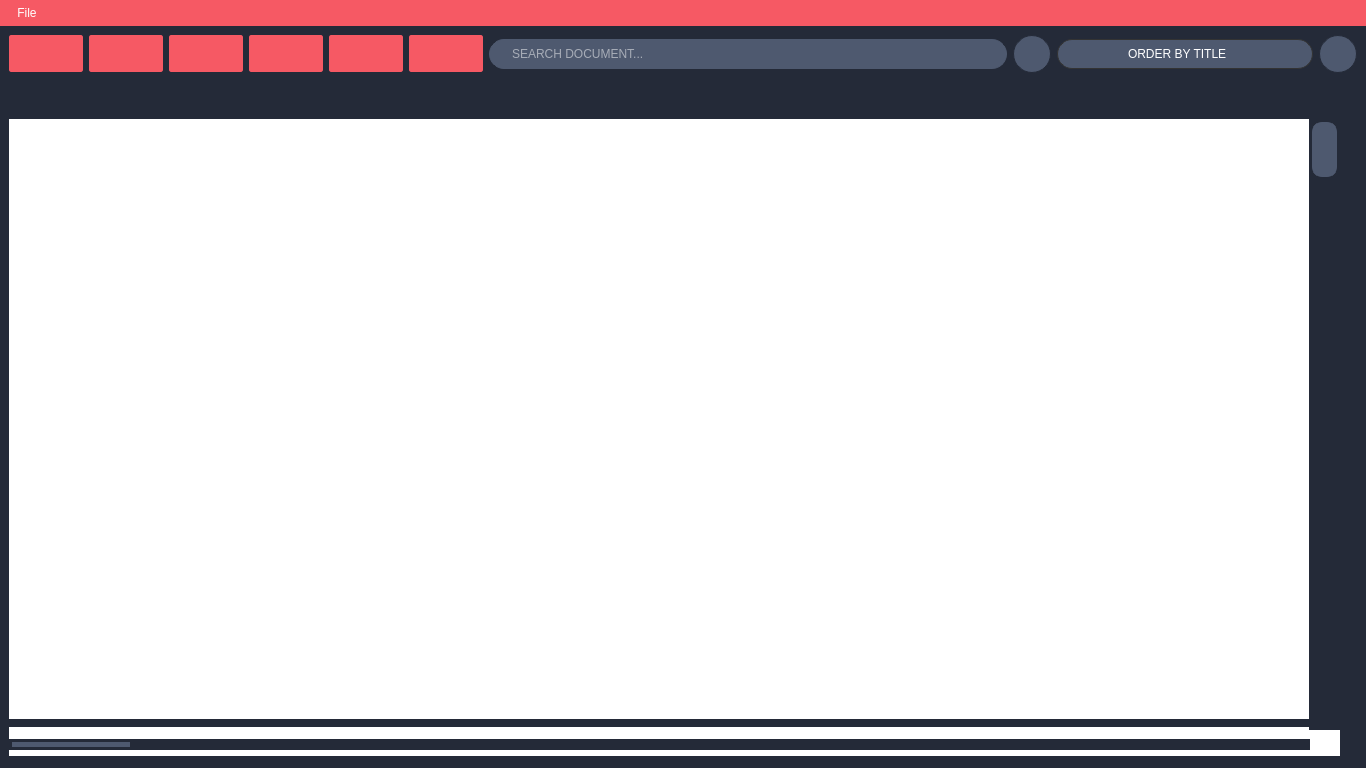
<?xml version="1.0" encoding="UTF-8"?>
<ui version="4.0">
 <class>DocsBrowser</class>
 <widget class="QMainWindow" name="MainWindow">
  <property name="geometry">
   <rect>
    <x>0</x>
    <y>0</y>
    <width>1366</width>
    <height>768</height>
   </rect>
  </property>
  <property name="windowTitle">
   <string>DocsBrowser</string>
  </property>
  <property name="styleSheet">
   <string notr="true">background : #242a38;</string>
  </property>
  <property name="toolButtonStyle">
   <enum>Qt::ToolButtonIconOnly</enum>
  </property>
  <property name="tabShape">
   <enum>QTabWidget::Rounded</enum>
  </property>
  <widget class="QWidget" name="centralwidget">
   <layout class="QGridLayout" name="gridLayout">
    <item row="1" column="0">
     <widget class="QPushButton" name="btn_home">
      <property name="maximumSize">
       <size>
        <width>74</width>
        <height>37</height>
       </size>
      </property>
      <property name="baseSize">
       <size>
        <width>0</width>
        <height>0</height>
       </size>
      </property>
      <property name="styleSheet">
       <string notr="true">QPushButton {
background: #f65964;
border: 1px solid #f65964;
border-radius: 2px;
/*margin-left: 50px;
margin-right: 50px;*/
padding-top: 5px;
padding-bottom: 5px;
}

QPushButton:hover {
/*background: qradialgradient(
cx: 0.3, cy: -0.4, fx: 0.3, fy: -0.4,
radius: 0.7, stop: 0 #000, stop: 1 #f65964
);*/
background: qradialgradient(cx:0.3, cy:0.5, radius: 5.5,
              fx:0.5, fy:0.5, stop:0 #f65964, stop:1 white);
}

QPushButton:pressed {
border-style: inset;
/*background: qradialgradient(
cx: 0.4, cy: -0.1, fx: 0.4, fy: -0.1,
radius: 0.7, stop: 0 #f65964, stop: 1 #000
);*/
background: qradialgradient(cx:0.7, cy:0.5, radius: 5.5,
              fx:0.5, fy:0.5, stop:0 #f65964, stop:1 #242a38);
}</string>
      </property>
      <property name="text">
       <string/>
      </property>
      <property name="icon">
       <iconset resource="../resources/res.qrc">
        <normaloff>:/res/home.png</normaloff>:/res/home.png</iconset>
      </property>
      <property name="iconSize">
       <size>
        <width>29</width>
        <height>27</height>
       </size>
      </property>
     </widget>
    </item>
    <item row="1" column="4">
     <widget class="QPushButton" name="btn_forward">
      <property name="maximumSize">
       <size>
        <width>74</width>
        <height>37</height>
       </size>
      </property>
      <property name="styleSheet">
       <string notr="true">QPushButton {
background: #f65964;
border: 1px solid #f65964;
border-radius: 2px;
/*margin-left: 50px;
margin-right: 50px;*/
padding-top: 5px;
padding-left: 5px;
padding-bottom: 5px;
}

QPushButton:hover {
/*background: qradialgradient(
cx: 0.3, cy: -0.4, fx: 0.3, fy: -0.4,
radius: 0.7, stop: 0 #000, stop: 1 #f65964
);*/
background: qradialgradient(cx:0.3, cy:0.5, radius: 5.5,
              fx:0.5, fy:0.5, stop:0 #f65964, stop:1 white);
}

QPushButton:pressed {
border-style: inset;
/*background: qradialgradient(
cx: 0.4, cy: -0.1, fx: 0.4, fy: -0.1,
radius: 0.7, stop: 0 #f65964, stop: 1 #000
);*/
background: qradialgradient(cx:0.7, cy:0.5, radius: 5.5,
              fx:0.5, fy:0.5, stop:0 #f65964, stop:1 #242a38);
}</string>
      </property>
      <property name="text">
       <string/>
      </property>
      <property name="icon">
       <iconset resource="../resources/res.qrc">
        <normaloff>:/res/forward.png</normaloff>:/res/forward.png</iconset>
      </property>
      <property name="iconSize">
       <size>
        <width>26</width>
        <height>29</height>
       </size>
      </property>
     </widget>
    </item>
    <item row="1" column="2">
     <widget class="QPushButton" name="btn_new_file">
      <property name="maximumSize">
       <size>
        <width>74</width>
        <height>37</height>
       </size>
      </property>
      <property name="styleSheet">
       <string notr="true">QPushButton {
background: #f65964;
border: 1px solid #f65964;
border-radius: 2px;
/*margin-left: 50px;
margin-right: 50px;*/
padding-top: 5px;
padding-bottom: 5px;
}

QPushButton:hover {
/*background: qradialgradient(
cx: 0.3, cy: -0.4, fx: 0.3, fy: -0.4,
radius: 0.7, stop: 0 #000, stop: 1 #f65964
);*/
background: qradialgradient(cx:0.3, cy:0.5, radius: 5.5,
              fx:0.5, fy:0.5, stop:0 #f65964, stop:1 white);
}

QPushButton:pressed {
border-style: inset;
/*background: qradialgradient(
cx: 0.4, cy: -0.1, fx: 0.4, fy: -0.1,
radius: 0.7, stop: 0 #f65964, stop: 1 #000
);*/
background: qradialgradient(cx:0.7, cy:0.5, radius: 5.5,
              fx:0.5, fy:0.5, stop:0 #f65964, stop:1 #242a38);
}</string>
      </property>
      <property name="text">
       <string/>
      </property>
      <property name="icon">
       <iconset resource="../resources/res.qrc">
        <normaloff>:/res/newFile.png</normaloff>:/res/newFile.png</iconset>
      </property>
      <property name="iconSize">
       <size>
        <width>25</width>
        <height>31</height>
       </size>
      </property>
     </widget>
    </item>
    <item row="1" column="6" colspan="2">
     <widget class="QLineEdit" name="lineEdit">
      <property name="maximumSize">
       <size>
        <width>16777215</width>
        <height>30</height>
       </size>
      </property>
      <property name="styleSheet">
       <string notr="true">background: #4e596f;
border: 1px solid #4e596f;
border-radius: 15px;
padding-left: 20px;
/*margin: 0 0 20 0px;*/
color: white;
font: &quot;Segoe UI Emoji&quot;;
selection-background-color: #f76163;</string>
      </property>
      <property name="text">
       <string/>
      </property>
      <property name="placeholderText">
       <string>SEARCH DOCUMENT...</string>
      </property>
     </widget>
    </item>
    <item row="1" column="3">
     <widget class="QPushButton" name="btn_back">
      <property name="maximumSize">
       <size>
        <width>74</width>
        <height>37</height>
       </size>
      </property>
      <property name="styleSheet">
       <string notr="true">QPushButton {
background: #f65964;
border: 1px solid #f65964;
border-radius: 2px;
/*margin-left: 50px;
margin-right: 50px;*/
padding-top: 5px;
padding-right: 5px;
padding-bottom: 5px;
}

QPushButton:hover {
/*background: qradialgradient(
cx: 0.3, cy: -0.4, fx: 0.3, fy: -0.4,
radius: 0.7, stop: 0 #000, stop: 1 #f65964
);*/
background: qradialgradient(cx:0.3, cy:0.5, radius: 5.5,
              fx:0.5, fy:0.5, stop:0 #f65964, stop:1 white);
}

QPushButton:pressed {
border-style: inset;
/*background: qradialgradient(
cx: 0.4, cy: -0.1, fx: 0.4, fy: -0.1,
radius: 0.7, stop: 0 #f65964, stop: 1 #000
);*/
background: qradialgradient(cx:0.7, cy:0.5, radius: 5.5,
              fx:0.5, fy:0.5, stop:0 #f65964, stop:1 #242a38);
}</string>
      </property>
      <property name="text">
       <string/>
      </property>
      <property name="icon">
       <iconset resource="../resources/res.qrc">
        <normaloff>:/res/back.png</normaloff>:/res/back.png</iconset>
      </property>
      <property name="iconSize">
       <size>
        <width>26</width>
        <height>29</height>
       </size>
      </property>
      <property name="shortcut">
       <string>Alt+Left</string>
      </property>
      <property name="flat">
       <bool>false</bool>
      </property>
     </widget>
    </item>
    <item row="1" column="9">
     <widget class="QComboBox" name="comboBox">
      <property name="maximumSize">
       <size>
        <width>16777215</width>
        <height>30</height>
       </size>
      </property>
      <property name="styleSheet">
       <string notr="true">/*
border: 1px solid #4e596f;
border-radius: 15px;
color: white;
font: &quot;Segoe UI Emoji&quot;;
selection-background-color: #f76163;
background: qlineargradient(x1:0, y1:0, x2:0, y2:1, stop:0 #797979, stop:0.48 #696969, stop:0.52 #5e5e5e, stop:1 #4f4f4f);*/

QComboBox {
	border: 1px solid #333333;
	border-radius: 15px;
	background: #4e596f;
	padding: 1px 0px 1px 70px;
	min-width: 6em;
	color: #ffffff;
}

QComboBox::drop-down {
	subcontrol-origin: padding;
	subcontrol-position: top right;
	width: 47px;

	border-top-right-radius: 3px;
	border-bottom-right-radius: 3px;

}

QComboBox::down-arrow {
	 image: url(:/res/dropdown_arrow.png)
}

QComboBox QAbstractItemView{
	background-color: #4e596f;
	color: white;

	selection-background-color: #f65964;
	selection-color: white;
}</string>
      </property>
      <property name="iconSize">
       <size>
        <width>16</width>
        <height>15</height>
       </size>
      </property>
      <item>
       <property name="text">
        <string>ORDER BY TITLE</string>
       </property>
      </item>
      <item>
       <property name="text">
        <string>ORDER BY DATE</string>
       </property>
      </item>
      <item>
       <property name="text">
        <string>ORDER BY USER</string>
       </property>
      </item>
     </widget>
    </item>
    <item row="1" column="1">
     <widget class="QPushButton" name="btn_new_folder">
      <property name="enabled">
       <bool>true</bool>
      </property>
      <property name="maximumSize">
       <size>
        <width>74</width>
        <height>37</height>
       </size>
      </property>
      <property name="autoFillBackground">
       <bool>false</bool>
      </property>
      <property name="styleSheet">
       <string notr="true">QPushButton {
background: #f65964;
border: 1px solid #f65964;
border-radius: 2px;
/*margin-left: 50px;
margin-right: 50px;*/
padding-top: 5px;
padding-bottom: 5px;
}

QPushButton:hover {
/*background: qradialgradient(
cx: 0.3, cy: -0.4, fx: 0.3, fy: -0.4,
radius: 0.7, stop: 0 #000, stop: 1 #f65964
);*/
background: qradialgradient(cx:0.3, cy:0.5, radius: 5.5,
              fx:0.5, fy:0.5, stop:0 #f65964, stop:1 white);
}

QPushButton:pressed {
border-style: inset;
/*background: qradialgradient(
cx: 0.4, cy: -0.1, fx: 0.4, fy: -0.1,
radius: 0.7, stop: 0 #f65964, stop: 1 #000
);*/
background: qradialgradient(cx:0.7, cy:0.5, radius: 5.5,
              fx:0.5, fy:0.5, stop:0 #f65964, stop:1 #242a38);
}</string>
      </property>
      <property name="text">
       <string/>
      </property>
      <property name="icon">
       <iconset resource="../resources/res.qrc">
        <normaloff>:/res/newFolder.png</normaloff>:/res/newFolder.png</iconset>
      </property>
      <property name="iconSize">
       <size>
        <width>36</width>
        <height>25</height>
       </size>
      </property>
      <property name="shortcut">
       <string>Ctrl+Shift+N</string>
      </property>
      <property name="autoDefault">
       <bool>false</bool>
      </property>
      <property name="default">
       <bool>false</bool>
      </property>
      <property name="flat">
       <bool>false</bool>
      </property>
     </widget>
    </item>
    <item row="1" column="5">
     <widget class="QPushButton" name="btn_up">
      <property name="maximumSize">
       <size>
        <width>74</width>
        <height>37</height>
       </size>
      </property>
      <property name="styleSheet">
       <string notr="true">QPushButton {
background: #f65964;
border: 1px solid #f65964;
border-radius: 2px;
/*margin-left: 50px;
margin-right: 50px;*/
padding-top: 5px;
padding-bottom: 5px;
}

QPushButton:hover {
/*background: qradialgradient(
cx: 0.3, cy: -0.4, fx: 0.3, fy: -0.4,
radius: 0.7, stop: 0 #000, stop: 1 #f65964
);*/
background: qradialgradient(cx:0.3, cy:0.5, radius: 5.5,
              fx:0.5, fy:0.5, stop:0 #f65964, stop:1 white);
}

QPushButton:pressed {
border-style: inset;
/*background: qradialgradient(
cx: 0.4, cy: -0.1, fx: 0.4, fy: -0.1,
radius: 0.7, stop: 0 #f65964, stop: 1 #000
);*/
background: qradialgradient(cx:0.7, cy:0.5, radius: 5.5,
              fx:0.5, fy:0.5, stop:0 #f65964, stop:1 #242a38);
}</string>
      </property>
      <property name="text">
       <string/>
      </property>
      <property name="icon">
       <iconset resource="../resources/res.qrc">
        <normaloff>:/res/up.png</normaloff>:/res/up.png</iconset>
      </property>
      <property name="iconSize">
       <size>
        <width>26</width>
        <height>29</height>
       </size>
      </property>
     </widget>
    </item>
    <item row="1" column="10">
     <widget class="QPushButton" name="btn_Logout">
      <property name="minimumSize">
       <size>
        <width>38</width>
        <height>38</height>
       </size>
      </property>
      <property name="maximumSize">
       <size>
        <width>38</width>
        <height>38</height>
       </size>
      </property>
      <property name="styleSheet">
       <string notr="true">QPushButton {
background: #4e596f;
border: 1px solid #242a38;
border-radius: 19px;
/*margin-left: 50px;
margin-right: 50px;*/
padding-top: 12px;
}

QPushButton:hover {
/*background: qradialgradient(
cx: 0.3, cy: -0.4, fx: 0.3, fy: -0.4,
radius: 0.7, stop: 0 #000, stop: 1 #f65964
);*/
background: qradialgradient(cx:0.3, cy:0.5, radius: 5.5,
              fx:0.5, fy:0.5, stop:0 #4e596f, stop:1 white);
}

QPushButton:pressed {
border-style: inset;
/*background: qradialgradient(
cx: 0.4, cy: -0.1, fx: 0.4, fy: -0.1,
radius: 0.7, stop: 0 #f65964, stop: 1 #000
);*/
background: qradialgradient(cx:0.7, cy:0.5, radius: 5.5,
              fx:0.5, fy:0.5, stop:0 #4e596f, stop:1 #242a38);
}</string>
      </property>
      <property name="text">
       <string/>
      </property>
      <property name="icon">
       <iconset resource="../resources/res.qrc">
        <normaloff>:/res/account.png</normaloff>:/res/account.png</iconset>
      </property>
      <property name="iconSize">
       <size>
        <width>24</width>
        <height>26</height>
       </size>
      </property>
     </widget>
    </item>
    <item row="1" column="8">
     <widget class="QPushButton" name="pushButton">
      <property name="minimumSize">
       <size>
        <width>38</width>
        <height>38</height>
       </size>
      </property>
      <property name="maximumSize">
       <size>
        <width>38</width>
        <height>38</height>
       </size>
      </property>
      <property name="baseSize">
       <size>
        <width>38</width>
        <height>38</height>
       </size>
      </property>
      <property name="styleSheet">
       <string notr="true">QPushButton {
background: #4e596f;
border: 1px solid #242a38;
border-radius: 19px;
/*margin-left: 50px;
margin-right: 50px;*/
padding-top: 7px;
padding-left: 5px;
}

QPushButton:hover {
/*background: qradialgradient(
cx: 0.3, cy: -0.4, fx: 0.3, fy: -0.4,
radius: 0.7, stop: 0 #000, stop: 1 #f65964
);*/
background: qradialgradient(cx:0.3, cy:0.5, radius: 5.5,
              fx:0.5, fy:0.5, stop:0 #4e596f, stop:1 white);
}

QPushButton:pressed {
border-style: inset;
/*background: qradialgradient(
cx: 0.4, cy: -0.1, fx: 0.4, fy: -0.1,
radius: 0.7, stop: 0 #f65964, stop: 1 #000
);*/
background: qradialgradient(cx:0.7, cy:0.5, radius: 5.5,
              fx:0.5, fy:0.5, stop:0 #4e596f, stop:1 #242a38);
}</string>
      </property>
      <property name="text">
       <string/>
      </property>
      <property name="icon">
       <iconset resource="../resources/res.qrc">
        <normaloff>:/res/search.png</normaloff>:/res/search.png</iconset>
      </property>
      <property name="iconSize">
       <size>
        <width>26</width>
        <height>27</height>
       </size>
      </property>
      <property name="shortcut">
       <string>Shift+S</string>
      </property>
     </widget>
    </item>
    <item row="2" column="0" colspan="11">
     <widget class="QScrollArea" name="scrollArea">
      <property name="styleSheet">
       <string notr="true">margin-top: 20px;</string>
      </property>
      <property name="frameShape">
       <enum>QFrame::NoFrame</enum>
      </property>
      <property name="frameShadow">
       <enum>QFrame::Plain</enum>
      </property>
      <property name="verticalScrollBarPolicy">
       <enum>Qt::ScrollBarAsNeeded</enum>
      </property>
      <property name="horizontalScrollBarPolicy">
       <enum>Qt::ScrollBarAsNeeded</enum>
      </property>
      <property name="sizeAdjustPolicy">
       <enum>QAbstractScrollArea::AdjustIgnored</enum>
      </property>
      <property name="widgetResizable">
       <bool>false</bool>
      </property>
      <widget class="QWidget" name="scrollAreaWidgetContents">
       <property name="geometry">
        <rect>
         <x>0</x>
         <y>0</y>
         <width>1331</width>
         <height>657</height>
        </rect>
       </property>
       <property name="styleSheet">
        <string notr="true">    QWidget {
		background: white;
    }
</string>
       </property>
       <widget class="QScrollBar" name="horizontalScrollBar">
        <property name="enabled">
         <bool>true</bool>
        </property>
        <property name="geometry">
         <rect>
          <x>0</x>
          <y>620</y>
          <width>1301</width>
          <height>31</height>
         </rect>
        </property>
        <property name="sizePolicy">
         <sizepolicy hsizetype="Fixed" vsizetype="Fixed">
          <horstretch>0</horstretch>
          <verstretch>0</verstretch>
         </sizepolicy>
        </property>
        <property name="minimumSize">
         <size>
          <width>0</width>
          <height>0</height>
         </size>
        </property>
        <property name="styleSheet">
         <string notr="true">QScrollBar:horizontal {
	background: #242a38;
	border: 3px solid #242a38;
	width: 30px;}
    QScrollBar::handle:horizontal {
	background: #4e596f;
	border: 5px solid #4e596f;
	border-radius: 10px;
	}
    QScrollBar::add-line:horizontal {border: 3px solid #242a38;background-color: #242a38;
    height: 2px;subcontrol-position: bottom;subcontrol-origin: margin;}
    QScrollBar::sub-line:horizontal {border: 3px solid #242a38;background-color: #242a38;
    height: 2px;subcontrol-position: top;subcontrol-origin: margin;}</string>
        </property>
        <property name="orientation">
         <enum>Qt::Horizontal</enum>
        </property>
       </widget>
       <widget class="QScrollBar" name="verticalScrollBar">
        <property name="enabled">
         <bool>true</bool>
        </property>
        <property name="geometry">
         <rect>
          <x>1300</x>
          <y>0</y>
          <width>31</width>
          <height>631</height>
         </rect>
        </property>
        <property name="baseSize">
         <size>
          <width>0</width>
          <height>0</height>
         </size>
        </property>
        <property name="font">
         <font>
          <weight>50</weight>
          <bold>false</bold>
          <strikeout>false</strikeout>
          <kerning>true</kerning>
         </font>
        </property>
        <property name="layoutDirection">
         <enum>Qt::LeftToRight</enum>
        </property>
        <property name="styleSheet">
         <string notr="true">QScrollBar:vertical {
	background: #242a38;
	border: 3px solid #242a38;
	width: 30px;}
    QScrollBar::handle:vertical {
	background: #4e596f;
	border: 5px solid #4e596f;
	border-radius: 10px;
	}
    QScrollBar::add-line:vertical {border: 3px solid #242a38;background-color: #242a38;
    height: 2px;subcontrol-position: bottom;subcontrol-origin: margin;}
    QScrollBar::sub-line:vertical {border: 3px solid #242a38;background-color: #242a38;
    height: 2px;subcontrol-position: top;subcontrol-origin: margin;}</string>
        </property>
        <property name="sliderPosition">
         <number>0</number>
        </property>
        <property name="tracking">
         <bool>true</bool>
        </property>
        <property name="orientation">
         <enum>Qt::Vertical</enum>
        </property>
        <property name="invertedAppearance">
         <bool>false</bool>
        </property>
        <property name="invertedControls">
         <bool>true</bool>
        </property>
       </widget>
      </widget>
     </widget>
    </item>
   </layout>
  </widget>
  <widget class="QMenuBar" name="menuBar">
   <property name="geometry">
    <rect>
     <x>0</x>
     <y>0</y>
     <width>1366</width>
     <height>32</height>
    </rect>
   </property>
   <property name="autoFillBackground">
    <bool>false</bool>
   </property>
   <property name="styleSheet">
    <string notr="true">QMenuBar {
    background-color: #f65964;
    spacing: 3px; /* spacing between menu bar items */
	font: 12pt white &quot;Segoe UI Emoji&quot;;
	color: #fff;
	padding: 5 0 0 10px;
}

QMenuBar::item {
    padding: 1px 4px;
    background: transparent;
    border-radius: 2px;
}

QMenuBar::item:selected { /* when selected using mouse or keyboard */
    background: #4e596f;
}

QMenuBar::item:pressed {
    background: white;
	color: #242a38;
}</string>
   </property>
   <widget class="QMenu" name="menuFile">
    <property name="font">
     <font>
      <family>Segoe UI Emoji</family>
      <weight>50</weight>
      <italic>false</italic>
      <bold>false</bold>
     </font>
    </property>
    <property name="styleSheet">
     <string notr="true">QMenu { /* sets background of the menu */
    background-color: #f65964;
	border: 1px solid #4e596f;
	border-radius: 1px;
}

QMenu::item {
    /* sets background of menu item. set this to something non-transparent
        if you want menu color and menu item color to be different */
	padding: 2px 25px 2px 20px;
	border: 1px solid transparent;
	background-color: transparent;
	font: 10pt white &quot;Segoe UI Black&quot;;
	color: #fff;
}

QMenu::item:selected { /* when user selects item using mouse or keyboard */
    background-color: white;
	color: #242a38 ;
}

QMenu::indicator {
    width: 13px;
    height: 13px;
	color: #fff;
    background: transparent;
}

QMenu::separator {
    height: 2px;
    background: transparent;
    margin-left: 10px;
    margin-right: 5px;
	color: #fff;
}</string>
    </property>
    <property name="title">
     <string>File</string>
    </property>
    <addaction name="actionHelp"/>
    <addaction name="actionAbout"/>
    <addaction name="actionLogout"/>
    <addaction name="actionQuit"/>
   </widget>
   <addaction name="menuFile"/>
  </widget>
  <action name="actionQuit">
   <property name="icon">
    <iconset resource="../resources/res.qrc">
     <normaloff>:/res/delete.png</normaloff>:/res/delete.png</iconset>
   </property>
   <property name="text">
    <string>Quit</string>
   </property>
  </action>
  <action name="actionLogout">
   <property name="icon">
    <iconset resource="../resources/res.qrc">
     <normaloff>:/res/logout.png</normaloff>:/res/logout.png</iconset>
   </property>
   <property name="text">
    <string>Logout</string>
   </property>
  </action>
  <action name="actionHelp">
   <property name="text">
    <string>Help</string>
   </property>
  </action>
  <action name="actionAbout">
   <property name="text">
    <string>About</string>
   </property>
  </action>
 </widget>
 <tabstops>
  <tabstop>btn_home</tabstop>
  <tabstop>btn_new_folder</tabstop>
  <tabstop>btn_new_file</tabstop>
  <tabstop>btn_back</tabstop>
  <tabstop>btn_forward</tabstop>
  <tabstop>btn_up</tabstop>
  <tabstop>lineEdit</tabstop>
  <tabstop>pushButton</tabstop>
  <tabstop>comboBox</tabstop>
  <tabstop>btn_Logout</tabstop>
  <tabstop>scrollArea</tabstop>
 </tabstops>
 <resources>
  <include location="../resources/res.qrc"/>
 </resources>
 <connections/>
</ui>
